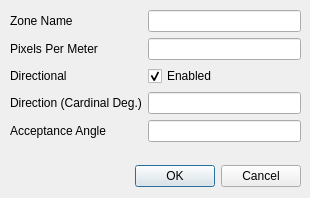
<?xml version="1.0" encoding="UTF-8"?>
<ui version="4.0">
 <class>DetectionZoneDialog</class>
 <widget class="QDialog" name="DetectionZoneDialog">
  <property name="geometry">
   <rect>
    <x>0</x>
    <y>0</y>
    <width>310</width>
    <height>198</height>
   </rect>
  </property>
  <property name="sizePolicy">
   <sizepolicy hsizetype="Fixed" vsizetype="Fixed">
    <horstretch>0</horstretch>
    <verstretch>0</verstretch>
   </sizepolicy>
  </property>
  <property name="minimumSize">
   <size>
    <width>310</width>
    <height>198</height>
   </size>
  </property>
  <property name="maximumSize">
   <size>
    <width>310</width>
    <height>198</height>
   </size>
  </property>
  <property name="windowTitle">
   <string>Detection Zone Configuration</string>
  </property>
  <property name="modal">
   <bool>true</bool>
  </property>
  <widget class="QDialogButtonBox" name="buttonBox">
   <property name="geometry">
    <rect>
     <x>30</x>
     <y>160</y>
     <width>271</width>
     <height>32</height>
    </rect>
   </property>
   <property name="orientation">
    <enum>Qt::Horizontal</enum>
   </property>
   <property name="standardButtons">
    <set>QDialogButtonBox::Cancel|QDialogButtonBox::Ok</set>
   </property>
  </widget>
  <widget class="QWidget" name="formLayoutWidget">
   <property name="geometry">
    <rect>
     <x>10</x>
     <y>10</y>
     <width>291</width>
     <height>151</height>
    </rect>
   </property>
   <layout class="QFormLayout" name="formLayout">
    <item row="1" column="1">
     <widget class="QLineEdit" name="lineEdit_PixelsPerMeter"/>
    </item>
    <item row="3" column="1">
     <widget class="QLineEdit" name="lineEdit_Direction"/>
    </item>
    <item row="4" column="1">
     <widget class="QLineEdit" name="lineEdit_AcceptanceAngle"/>
    </item>
    <item row="1" column="0">
     <widget class="QLabel" name="label_PixelsPerMeter">
      <property name="text">
       <string>Pixels Per Meter</string>
      </property>
     </widget>
    </item>
    <item row="3" column="0">
     <widget class="QLabel" name="label_Direction">
      <property name="text">
       <string>Direction (Cardinal Deg.)</string>
      </property>
     </widget>
    </item>
    <item row="4" column="0">
     <widget class="QLabel" name="label_AcceptanceAngle">
      <property name="text">
       <string>Acceptance Angle</string>
      </property>
     </widget>
    </item>
    <item row="2" column="1">
     <widget class="QCheckBox" name="checkBox_Directional">
      <property name="text">
       <string>Enabled</string>
      </property>
      <property name="checked">
       <bool>true</bool>
      </property>
     </widget>
    </item>
    <item row="2" column="0">
     <widget class="QLabel" name="label_Directional">
      <property name="text">
       <string>Directional</string>
      </property>
     </widget>
    </item>
    <item row="0" column="0">
     <widget class="QLabel" name="label_ZoneName">
      <property name="text">
       <string>Zone Name</string>
      </property>
     </widget>
    </item>
    <item row="0" column="1">
     <widget class="QLineEdit" name="lineEdit_ZoneName"/>
    </item>
   </layout>
  </widget>
 </widget>
 <tabstops>
  <tabstop>lineEdit_ZoneName</tabstop>
  <tabstop>lineEdit_PixelsPerMeter</tabstop>
  <tabstop>checkBox_Directional</tabstop>
  <tabstop>lineEdit_Direction</tabstop>
  <tabstop>lineEdit_AcceptanceAngle</tabstop>
 </tabstops>
 <resources/>
 <connections>
  <connection>
   <sender>buttonBox</sender>
   <signal>accepted()</signal>
   <receiver>DetectionZoneDialog</receiver>
   <slot>accept()</slot>
   <hints>
    <hint type="sourcelabel">
     <x>248</x>
     <y>254</y>
    </hint>
    <hint type="destinationlabel">
     <x>157</x>
     <y>274</y>
    </hint>
   </hints>
  </connection>
  <connection>
   <sender>buttonBox</sender>
   <signal>rejected()</signal>
   <receiver>DetectionZoneDialog</receiver>
   <slot>reject()</slot>
   <hints>
    <hint type="sourcelabel">
     <x>316</x>
     <y>260</y>
    </hint>
    <hint type="destinationlabel">
     <x>286</x>
     <y>274</y>
    </hint>
   </hints>
  </connection>
  <connection>
   <sender>checkBox_Directional</sender>
   <signal>toggled(bool)</signal>
   <receiver>lineEdit_Direction</receiver>
   <slot>setEnabled(bool)</slot>
   <hints>
    <hint type="sourcelabel">
     <x>243</x>
     <y>53</y>
    </hint>
    <hint type="destinationlabel">
     <x>243</x>
     <y>83</y>
    </hint>
   </hints>
  </connection>
  <connection>
   <sender>checkBox_Directional</sender>
   <signal>toggled(bool)</signal>
   <receiver>lineEdit_AcceptanceAngle</receiver>
   <slot>setEnabled(bool)</slot>
   <hints>
    <hint type="sourcelabel">
     <x>243</x>
     <y>53</y>
    </hint>
    <hint type="destinationlabel">
     <x>243</x>
     <y>114</y>
    </hint>
   </hints>
  </connection>
 </connections>
</ui>
